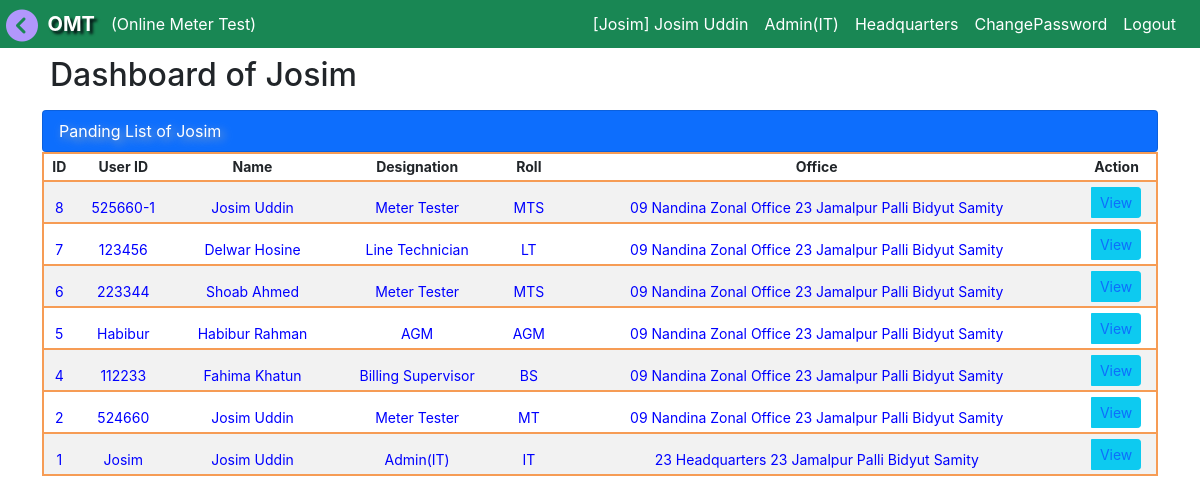
The page /it_dashboard/ (signed in) on the database its author committed.
### accounts/models.py (models this page shows)
class CustomUser(AbstractUser):
    ROLE_CHOICES = (
        ('admin', 'Admin'),
        ('MT', 'MT'),
        ('MTS', 'MTS'),
        ('IT', 'IT'),
        ('AGM', 'AGM'),
        ('DGM', 'DGM'),
        ('BS', 'BS'),
        ('BA', 'BA'),
        ('JE', 'JE'),
        ('LT', 'LT'),
        ('LM', 'LM'),
        ('user', 'User'),
    )
    username = models.CharField(max_length=100, unique=True)
    role = models.CharField(max_length=10, choices=ROLE_CHOICES, default='user')
    office = models.ForeignKey(Office, on_delete=models.CASCADE, null=True, blank=True)
    mobile = models.CharField(max_length=30, unique=True, blank=True, null=True)
    designation = models.ForeignKey(Designation, on_delete=models.SET_NULL, null=True, blank=True)
    training_id = models.CharField(max_length=30, unique=True, blank=True, null=True)
    date = models.DateField(auto_now_add=False, auto_now=False, default=today)
    sign_image = models.ImageField(upload_to='images/', null=True, blank=True)
    updated_by = models.CharField(max_length=100, blank=True, null=True)
    password_changed_at = models.DateTimeField(auto_now=True)  # Auto-updates on save
    def save(self, *args, **kwargs):
        if self.pk:
            original_user = CustomUser.objects.get(pk=self.pk)
            if original_user.password != self.password:
                self.password_changed_at = timezone.now()
        super().save(*args, **kwargs)

class Designation(models.Model):
    title = models.CharField(max_length=50, null=True, blank=True)
    details = models.CharField(max_length=50, null=True, blank=True)
    def __str__(self):
    	return self.title

class Office(models.Model):
	pbs = models.ForeignKey(Pbs, on_delete=models.CASCADE, blank=True, null=True)
	office_name =  models.CharField(max_length=255, null=True, blank=True)
	office_code = models.CharField(max_length=10, null=True, default="0")
	catagory = models.CharField(max_length=150, blank=True, null=True, choices= item_choice)
	updated_by = models.CharField(max_length=100, blank=True, null=True)
	def __str__(self):
		title = str(self.office_code) +' '+ str(self.office_name) +' '+ str(self.pbs)
		return title

class Pbs(models.Model):
	pbs_code = models.CharField(max_length=10, null=True, blank=True, default="0")
	pbs_name = models.CharField(max_length=150, null=True, blank=True, default="default_pbs")
	updated_by = models.CharField(max_length=100, blank=True, null=True)
	def __str__(self):
		title = str(self.pbs_code) +' '+str(self.pbs_name)
		return title

### accounts/decorators.py (the view)
        def _wrapped_view(request, *args, **kwargs):
            if request.user.role in allowed_roles:
                return view_func(request, *args, **kwargs)
            elif request.headers.get('x-requested-with') == 'XMLHttpRequest':
                print("ooooooooooooo")
                data = {"status":"failed", "message":"দুঃখিত, এই পরিবর্তনটি করতে আপনি অনুমতি প্রাপ্ত নন।"}
                return JsonResponse(data, safe=False)
            else:
            	raise PermissionDenied

### dashboard/views.py (called while the page is built)
@login_required
@role_required(['admin', 'IT'])          #For user Group test
def it_dashboard(request):
    profile = CustomUser.objects.all().order_by('-id')
    return render(request, "dashboard/it_dashboard.html", {'profile':profile})

### dashboard/templates/dashboard/it_dashboard.html (shortened to what this page needs)
{% extends 'base.html' %}
{% load static %}
{% block content %}
<div class="container">
  <div class="bg-secondery text-prinary rounded h2 p-2" >Dashboard of {{ user }} {{request.user.profile.designation}} </div>
<ul class="list-group">
  <li class="bg-primary text-white list-group-item d-flex justify-content-between align-items-center">
    Panding List of {{ user }} {{request.user.profile.designation}}
  </li>
</ul>
{% if profile %}
<div class="table-responsive">
<table class="table  table-hover table-striped table-sm" id="panding_table">
  <thead>
    <tr>
      <th scope="col" class="py-2">ID</th>
      <th scope="col" class="py-2">User ID</th>
      <th scope="col" class="py-2">Name</th>
      <th scope="col" class="py-2">Designation</th>
      <th scope="col" class="py-2">Roll</th>
      <th scope="col" class="py-2">Office</th>
      <th scope="col" class="py-2">Action</th>
    </tr>
  </thead>
  <tbody class="post_list text-nowrap">
        {% for item in profile %}
        {% include 'dashboard/admin_dashboard_item.html' %}
        {% endfor %}
  </tbody>
</table>
</div>
     {% else %}
        <div class="form-control text-center text-danger">কোন পেন্ডিং নাই!</div>
     {% endif %}
</div>
{% endblock %}

### templates/navbar.html (shortened to what this page needs)
<nav class="navbar navbar-expand-sm navbar-dark bg-success text-white justify-content-end p-1" id="navbar">
  <div class="container-fluid">
    &nbsp; &nbsp; &nbsp; &nbsp;<span class="navbar-brand"><b style="text-shadow: 3px 3px 3px rgba(0, 0, 10, 0.9);">OMT</b></span>
    <div class="collapse navbar-collapse" id="navbarSupportedContent">
      {% if user.is_authenticated %}
        {% if role == 'MT' or role == 'MTS' %}
      <ul class="navbar-nav me-auto">
        <li class="nav-item dropdown">
          <span class="nav-link dropdown-toggle" href="#" id="navbarDropdown" role="button" data-bs-toggle="dropdown" aria-expanded="false">
            Test Data
          </span>
          <ul class="dropdown-menu" aria-labelledby="navbarDropdown">
            <li><a class="dropdown-item" href="{% url 'test_input' %}">New Test</a></li>
            <li><a class="dropdown-item" href="{% url 'test_report_multi' %}">Test Report</a></li>
            <li><a class="dropdown-item" href="{% url 'test_report_multi_search' %}">Search</a></li>
          </ul>
        </li>
        <li class="nav-item dropdown">
          <span class="nav-link dropdown-toggle" href="#" id="navbarDropdown" role="button" data-bs-toggle="dropdown" aria-expanded="false">
            Register
          </span>
          <ul class="dropdown-menu" aria-labelledby="navbarDropdown">
            <li><a class="dropdown-item" href="{% url 'issue_item' %}">Meter Issue</a></li>
            <li><a class="dropdown-item" href="{% url 'issue_seal' %}">Seal Issue</a></li>
            <li><hr class="dropdown-divider"></li>
            <li><a class="dropdown-item" href="{% url 'meter_issue_list' %}">Meter Record Book Register</a></li>
            <li><a class="dropdown-item" href="{% url 'seal_issue_list' %}">Seal Issue Register</a></li>
          </ul>
        </li>
        <li class="nav-item dropdown">
          <span class="nav-link dropdown-toggle" href="#" id="navbarDropdown" role="button" data-bs-toggle="dropdown" aria-expanded="false">
            Balance
          </span>
          <ul class="dropdown-menu" aria-labelledby="navbarDropdown">
            <li><a class="dropdown-item" href="{% url 'balance' %}">Balance</a></li>
            <li><a class="dropdown-item" href="{% url 'receive_item' %}">Receive All</a></li>
            <li><a class="dropdown-item" href="{% url 'issue_item_to_bl' %}">Send Item</a></li>
          </ul>
        </li>
        <li class="nav-item dropdown">
          <span class="nav-link dropdown-toggle" href="#" id="navbarDropdown" role="button" data-bs-toggle="dropdown" aria-expanded="false">
            More
          </span>
          <ul class="dropdown-menu" aria-labelledby="navbarDropdown">
            <li><a class="dropdown-item" href="{% url 'signup' %}">Add Employee</a></li>
            <li><a class="dropdown-item" href="{% url 'register' %}">Despass</a></li>
          </ul>
        </li>
      </ul>
      {% else %}
        (Online Meter Test)
      {% endif %}
      <ul class="navbar-nav ms-auto">
        <li class="nav-item">
          <a class="nav-link text-white text-nowrap" href="{% url 'profile' %}">[{{request.user.username}}]  {{request.user.first_name}} {{request.user.last_name}}</a>
        </li>
        <li class="nav-item">
          <a class="nav-link text-white text-nowrap" href="{% url 'profile' %}">{{request.user.designation}}</a>
        </li>
        <li class="nav-item">
          <a class="nav-link text-white text-nowrap" href="{% url 'profile' %}">{{request.user.office.office_name}}</a>
        </li>
        <li class="nav-item">
          <a class="nav-link text-white" href="{% url 'password_change' %}">ChangePassword</a>
        </li>
        <li class="nav-item">
          <a class="nav-link text-white" href="{% url 'logout' %}">Logout</a>
        </li>
      </ul>
      {% else %}
      <ul class="navbar-nav ms-auto">
        <li class="nav-item">
          <a class="nav-link text-white" href="{% url 'login' %}">Login</a>
        </li>
      </ul>
      {% endif %}
    </div>
  </div>
</nav>

### dashboard/templates/dashboard/admin_dashboard_item.html (shortened to what this page needs)
    <tr>
      <td class="pt-3">{{item.id}}</td>
      <td class="pt-3">{{item.username}}</td>
      <td class="pt-3">{{item.get_full_name}}</td>
      <td class="pt-3">{{item.designation }}</td>
      <td class="pt-3">{{item.role }}</td>
      <td class="pt-3">{{item.office }}</td>
      <td>
      	<div class="btn-group" role="group" aria-label="Basic example">
		  <button type="button" class="btn btn-info btn-sm"> <a href="{% url 'profile_update' item.id %}" class="text-decoration-none">View</a></button>
		</div>
      </td>
    </tr>

### templates/sidebar.html (style rules this page uses)
.list-group-item { text-shadow: 3px 3px 10px #acb0ae; background-color: green; }

### dashboard/templates/dashboard/it_dashboard.html (style rules this page uses)
.table-sm { font-size: 14px; padding: 0px; }
tr { line-height: 10px; min-height: 15px; height: 15px; text-align: center; border: 2px solid #f69c55; }
td { display: table-cell; vertical-align: middle; color: blue; line-height: 20px !important; }

### rows shown on the page
CustomUser: user.username "Josim", user.first_name "Josim", user.last_name "Uddin", user.designation "Admin(IT)", user.office.office_name "Headquarters", username "Josim", id "1", get_full_name "Josim Uddin", designation "Admin(IT)", role "IT", office "23 Headquarters 23 Jamalpur Palli Bidyut Samity"
CustomUser: id "8", username "525660-1", get_full_name "Josim Uddin", designation "Meter Tester", role "MTS", office "09 Nandina Zonal Office 23 Jamalpur Palli Bidyut Samity"
CustomUser: id "7", username "123456", get_full_name "Delwar Hosine", designation "Line Technician", role "LT", office "09 Nandina Zonal Office 23 Jamalpur Palli Bidyut Samity"
CustomUser: id "6", username "223344", get_full_name "Shoab Ahmed", designation "Meter Tester", role "MTS", office "09 Nandina Zonal Office 23 Jamalpur Palli Bidyut Samity"
CustomUser: id "5", username "Habibur", get_full_name "Habibur Rahman", designation "AGM", role "AGM", office "09 Nandina Zonal Office 23 Jamalpur Palli Bidyut Samity"
CustomUser: id "4", username "112233", get_full_name "Fahima Khatun", designation "Billing Supervisor", role "BS", office "09 Nandina Zonal Office 23 Jamalpur Palli Bidyut Samity"
CustomUser: id "2", username "524660", get_full_name "Josim Uddin", designation "Meter Tester", role "MT", office "09 Nandina Zonal Office 23 Jamalpur Palli Bidyut Samity"
